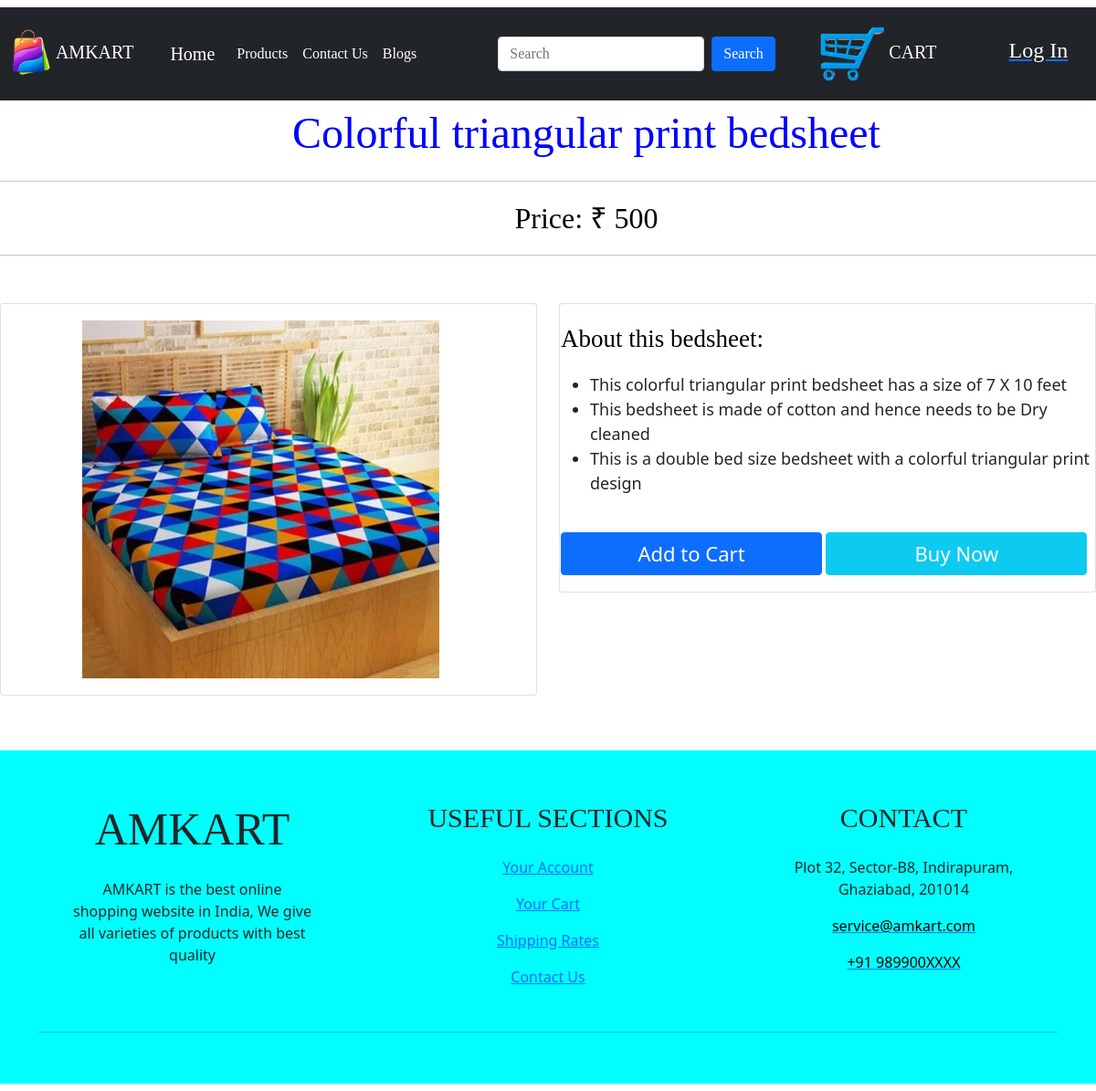
The app's page /bedsheets/1/ with its own data.
### app/models.py (models this page shows, shortened)
class company(models.Model):
    name=models.CharField(max_length=200, null=True)
    logo=models.ImageField(upload_to='static')

class bedsheet(models.Model):
    name=models.CharField(max_length=200, null=True)
    image=models.ImageField(upload_to='static')
    price=models.IntegerField(null=True)
    size=models.CharField(max_length=200, null=True)
    material=models.CharField(max_length=200, null=True)
    type=models.CharField(max_length=200, null=True)
    pattern=models.CharField(max_length=200, null=True)
    wash_care=models.CharField(max_length=200, null=True)
    color=models.CharField(max_length=200, null=True)
    style=models.CharField(max_length=200, null=True)
    spec_1=models.CharField(max_length=200, null=True)
    spec_2=models.CharField(max_length=200, null=True)
    spec_3=models.CharField(max_length=200, null=True)

### p2/views.py (the view)
# urls.py: path('bedsheets/<str:pk_prod>/', views.bedsheets, name="bedsheets"),
def bedsheets(request, pk_prod):
    Product=bedsheet.objects.get(id=pk_prod)
    Details=company.objects.all()
    context={"Product": Product, "Details": Details}
    return render(request, 'helo/bedsheets.html', context)

### p2/templates/helo/bedsheets.html (shortened to what this page needs)
{% extends "helo/basic.html" %}
{% block body %}
<p style="font-size: 300%; font-family: Kristen ITC; color: blue; margin-left: 7%; text-align: center;">{{Product.name}}</p>
<hr>
<p style="font-size: 200%; font-family: Kristen ITC; color: black; margin-left: 7%; text-align: center;">Price: ₹ {{Product.price}}</p>
<hr><br>
  <div class="row">
    <div class="col-sm-6">
      <div class="card" style="margin-top: 2%; margin-bottom: 2%;">
        <table style="margin-top: 3%; margin-bottom: 3%;">
          <tr>
            <td>
            <img src="/media/{{Product.image}}" style="width: 67%; margin-left: 15%;">
          </td>
          </tr>
        </table>
      </div>
    </div>
    <div class="col-sm-6">
      <div class="card" style="margin-top: 2%; margin-bottom: 2%;">
        <table style="margin-top: 3%; margin-bottom: 3%;">
          <tr>
        <td style="width: 50%;">
          <div class="specs" style="font-size: large;">
            <p style="font-size: 150%; font-family: Kristen ITC; color: black;">About this bedsheet:</p>
          <ul>
            <li>{{Product.spec_1}}</li>
            <li>{{Product.spec_2}}</li>
            <li>{{Product.spec_3}}</li>
          </ul>
          </div>
          <br>
          <a href="#"><button type="button" class="btn btn-primary" style="width: 49%; font-size: 22px;"><font color="white">Add to Cart</font></button></a>
          <a href="#"><button type="button" class="btn btn-info" style="width: 49%; font-size: 22px;"><font color="white">Buy Now</font></button></a>
        </td>
      </tr>
      </table>
      </div>
    </div>
  </div>
  <br><br>
{% endblock %}

### p2/templates/helo/basic.html (shortened to what this page needs)
{% load static %}
<!doctype html>
<html lang="en">
  <head>
    <link href="https://cdn.jsdelivr.net/npm/bootstrap@5.0.1/dist/css/bootstrap.min.css" rel="stylesheet">
  </head>
  <body onload="ma()">
    <nav class="navbar navbar-expand-lg navbar-dark bg-dark mt-2" style="font-family: Kristen ITC;">
      <nav class="navbar navbar-dark bg-dark">
        <div class="container-fluid">
          <a class="navbar-brand" href="{% url 'index' %}">
            {% for a in Details %}
            <img src="/media/{{a.logo}}" alt="logo" width="45" height="54" class="d-inline-block align-text-center">
            {{a.name}}
            {% endfor %}
          </a>
        </div>
      </nav>
      <div class="container-fluid">
        <a class="navbar-brand" href="{% url 'index' %}">Home</a>
        <div class="collapse navbar-collapse" id="navbarSupportedContent">
          <ul class="navbar-nav me-auto mb-2 mb-lg-0">
            <li class="nav-item">
              <a class="nav-link active" aria-current="page" href="{% url 'products' %}">Products</a>
            </li>
            <li class="nav-item">
              <a class="nav-link active" href="{% url 'contact' %}">Contact Us</a>
            </li>
            <li class="nav-item">
              <a class="nav-link active" href="{% url 'blog' %}">Blogs</a>
            </li>
          </ul>
          <form class="d-flex" style="margin-right: 4%;">
            <input class="form-control me-2" type="search" placeholder="Search" aria-label="Search">
            <button class="btn btn-primary" type="submit">Search</button>
          </form>
          <nav class="navbar navbar-light">
            <div class="container">
              <a class="navbar-brand" href="{% url 'cart' %}">
                <img src="/media/static/cart_icon.png" alt="cart" width="70" height="60">
                CART
              </a>
            </div>
          </nav>
          <nav class="navbar navbar-light">
            <div class="container">
              <pre> </pre>
            </div>
          </nav>
          <label style="color: white; font-size: 150%; margin-bottom: 0.2cm; margin-left: 2%; margin-right: 2%;" id="logn"><a href="{% url 'login' %}"><font color="white">Log In</font></a></label>
        </div>
      </div>
    </nav>
    {% block body %} {% endblock %}
<div class="footer" style="margin-bottom: 0.7%;">
<footer class="page-footer font-small mdb-color pt-4">
  <div class="container text-center text-md-left">
    <div class="row text-center text-md-left mt-3 pb-3">
      <div class="col-md-3 col-lg-3 col-xl-3 mx-auto mt-3">
        <h6 class="text-uppercase mb-4 font-weight-bold" style="font-size: 50px; font-family: Kristen ITC;">AMKART</h6>
        <p>AMKART is the best online shopping website in India, We give all varieties of products with best quality</p>
      </div>
      <div class="col-md-3 col-lg-2 col-xl-2 mx-auto mt-3" style="width: 30%;">
        <h6 class="text-uppercase mb-4 font-weight-bold" style="font-size: 30px; font-family: Kristen ITC;">Useful sections</h6>
        <p>
          <a href="#">Your Account</a>
        </p>
        <p>
          <a href="{% url 'cart' %}">Your Cart</a>
        </p>
        <p>
          <a href="{% url 'shipping_rates' %}">Shipping Rates</a>
        </p>
        <p>
          <a href="{% url 'contact' %}">Contact Us</a>
        </p>
      </div>
      <div class="col-md-4 col-lg-3 col-xl-3 mx-auto mt-3">
        <h6 class="text-uppercase mb-4 font-weight-bold" style="font-size: 30px; font-family: Kristen ITC;">Contact</h6>
        <p>
          Plot 32, Sector-B8, Indirapuram, Ghaziabad, 201014</p>
        <p>
          <a href="mailto:service@amkart.com"><font color="black">service@amkart.com</font></a></p>
        <p>
          <a href="tel:989900XXXX"><font color="black">+91 989900XXXX</font></a></p>
      </div>
    </div>
    <hr>
    <div class="row d-flex align-items-center">
      <div class="col-md-5 col-lg-4 ml-lg-0">
        <div class="text-center text-md-right">
          <ul class="list-unstyled list-inline">
            <li class="list-inline-item">
              <a class="btn-floating btn-sm rgba-white-slight mx-1">
              </a>
            </li>
            <li class="list-inline-item">
              <a class="btn-floating btn-sm rgba-white-slight mx-1">
              </a>
            </li>
            <li class="list-inline-item">
              <a class="btn-floating btn-sm rgba-white-slight mx-1">
              </a>
            </li>
            <li class="list-inline-item">
              <a class="btn-floating btn-sm rgba-white-slight mx-1">
              </a>
            </li>
          </ul>
        </div>
      </div>
    </div>
  </div>
</footer>
</div>
  </body>
</html>

### p2/templates/helo/basic.html (style rules this page uses)
.footer { background-color: aqua; }

### records on screen
company: logo (picture), name "AMKART"
bedsheet: name "Colorful triangular print bedsheet", price "500", image (picture), spec_1 "This colorful triangular print bedsheet has a size of 7 X 10 feet", spec_2 "This bedsheet is made of cotton and hence needs to be Dry cleaned", spec_3 "This is a double bed size bedsheet with a colorful triangular print design"
